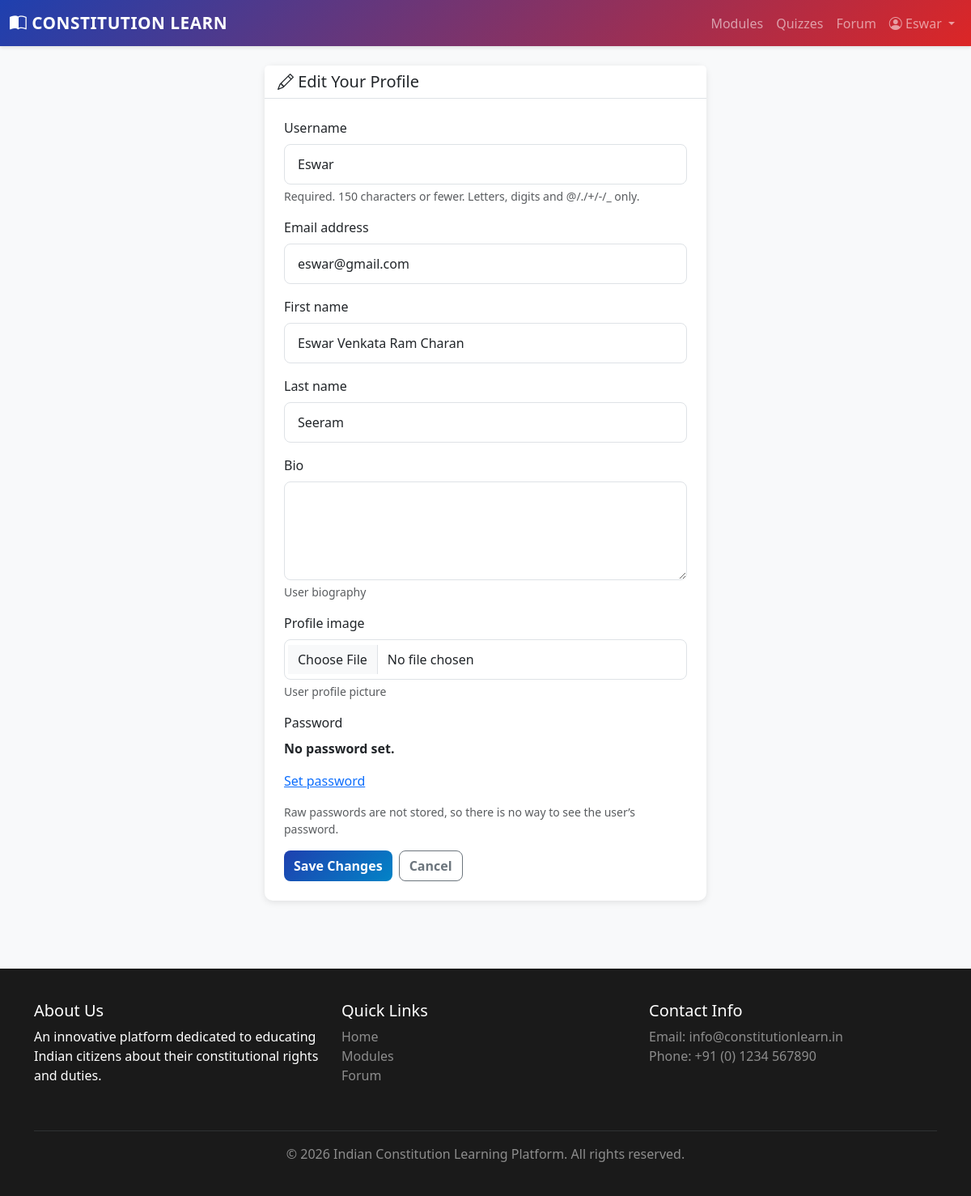
The app's page /profile/edit/ (signed in) with its own data.
### core/models.py (models this page shows, shortened)
class CustomUser(AbstractUser):
    ROLE_CHOICES = [
        ('admin', 'Administrator'),
        ('educator', 'Educator'),
        ('citizen', 'Citizen'),
    ]
    role = models.CharField(
        max_length=20,
        choices=ROLE_CHOICES,
        default='citizen',
        help_text='User role in the platform'
    )
    bio = models.TextField(
        blank=True,
        null=True,
        help_text='User biography'
    )
    profile_image = models.ImageField(
        upload_to='profiles/',
        blank=True,
        null=True,
        help_text='User profile picture'
    )
    is_email_verified = models.BooleanField(
        default=False,
        help_text='Email verification status'
    )
    created_at = models.DateTimeField(auto_now_add=True)
    updated_at = models.DateTimeField(auto_now=True)
    class Meta:
        db_table = 'custom_user'
        verbose_name = 'User'
        verbose_name_plural = 'Users'
        ordering = ['-created_at']
        indexes = [
            models.Index(fields=['role']),
            models.Index(fields=['email']),
        ]
    def is_educator(self):
        return self.role == 'educator'

### core/views.py (the view)
# urls.py: path('profile/edit/', views.edit_profile_view, name='edit_profile'),
@login_required(login_url='login')
def edit_profile_view(request):
    if request.method == 'POST':
        form = CustomUserChangeForm(request.POST, request.FILES, instance=request.user)
        if form.is_valid():
            form.save()
            messages.success(request, 'Profile updated successfully!')
            return redirect('profile')
    else:
        form = CustomUserChangeForm(instance=request.user)
    context = {'form': form}
    return render(request, 'core/edit_profile.html', context)

### core/forms.py
class CustomUserChangeForm(UserChangeForm):
    class Meta:
        model = CustomUser
        fields = ('username', 'email', 'first_name', 'last_name', 'bio', 'profile_image')
        widgets = {
            'username': forms.TextInput(attrs={'class': 'form-control', 'readonly': 'readonly'}),
            'email': forms.EmailInput(attrs={'class': 'form-control'}),
            'first_name': forms.TextInput(attrs={'class': 'form-control'}),
            'last_name': forms.TextInput(attrs={'class': 'form-control'}),
            'bio': forms.Textarea(attrs={'class': 'form-control', 'rows': 4}),
            'profile_image': forms.FileInput(attrs={'class': 'form-control'}),
        }

### templates/core/edit_profile.html (shortened to what this page needs)
{% extends "base.html" %}
{% block content %}
<div class="container">
    <div class="row justify-content-center">
        <div class="col-lg-6">
            <div class="card border-0 shadow-sm">
                <div class="card-header bg-white border-bottom">
                    <h5 class="mb-0"><i class="bi bi-pencil"></i> Edit Your Profile</h5>
                </div>
                <div class="card-body p-4">
                    <form method="post" enctype="multipart/form-data">
                        {% for field in form %}
                        <div class="mb-3">
                            <label for="{{ field.id_for_label }}" class="form-label">{{ field.label }}</label>
                            {% if field.field.widget.input_type == "textarea" %}
                                {{ field }}
                            {% else %}
                                {{ field }}
                            {% endif %}
                            {% if field.help_text %}
                            <small class="form-text text-muted d-block mt-1">{{ field.help_text|safe }}</small>
                            {% endif %}
                        </div>
                        {% endfor %}
                        <div class="d-flex gap-2">
                            <button type="submit" class="btn btn-primary">Save Changes</button>
                            <a href="{% url 'profile' %}" class="btn btn-outline-secondary">Cancel</a>
                        </div>
                    </form>
                </div>
            </div>
        </div>
    </div>
</div>
{% endblock %}

### templates/base.html (shortened to what this page needs)
<!DOCTYPE html>
<html lang="en">
<head>
    <link href="https://cdn.jsdelivr.net/npm/bootstrap@5.3.0/dist/css/bootstrap.min.css" rel="stylesheet">
    <link rel="stylesheet" href="https://cdn.jsdelivr.net/npm/bootstrap-icons@1.11.0/font/bootstrap-icons.css">
    {% load static %}
    <link rel="stylesheet" href="{% static 'css/style.css' %}">
</head>
<body>
    <nav class="navbar navbar-expand-lg navbar-dark sticky-top">
        <div class="container-fluid">
            <a class="navbar-brand" href="{% url 'home' %}">
                <i class="bi bi-book-half"></i> Constitution Learn
            </a>
            <div class="collapse navbar-collapse" id="navbarNav">
                <ul class="navbar-nav ms-auto">
                    <li class="nav-item">
                        <a class="nav-link" href="{% url 'module_list' %}">Modules</a>
                    </li>
                    <li class="nav-item">
                        <a class="nav-link" href="{% url 'quiz_list' %}">Quizzes</a>
                    </li>
                    <li class="nav-item">
                        <a class="nav-link" href="{% url 'thread_list' %}">Forum</a>
                    </li>
                    {% if user.is_authenticated %}
                        <li class="nav-item dropdown">
                            <a class="nav-link dropdown-toggle" href="#" id="navbarDropdown" role="button" data-bs-toggle="dropdown">
                                <i class="bi bi-person-circle"></i> {{ user.username }}
                            </a>
                        </li>
                    {% endif %}
                </ul>
            </div>
        </div>
    </nav>
    <main class="py-4">
        {% block content %}{% endblock %}
    </main>
    <footer>
        <div class="container">
            <div class="row">
                <div class="col-md-4 mb-4">
                    <h5>About Us</h5>
                    <p>An innovative platform dedicated to educating Indian citizens about their constitutional rights and duties.</p>
                </div>
                <div class="col-md-4 mb-4">
                    <h5>Quick Links</h5>
                    <ul class="list-unstyled">
                        <li><a href="{% url 'home' %}" class="text-decoration-none text-white-50">Home</a></li>
                        <li><a href="{% url 'module_list' %}" class="text-decoration-none text-white-50">Modules</a></li>
                        <li><a href="{% url 'thread_list' %}" class="text-decoration-none text-white-50">Forum</a></li>
                    </ul>
                </div>
                <div class="col-md-4 mb-4">
                    <h5>Contact Info</h5>
                    <p class="text-white-50">
                        Email: info@constitutionlearn.in<br>
                        Phone: +91 (0) 1234 567890
                    </p>
                </div>
            </div>
            <hr class="border-secondary">
            <div class="text-center">
                <p class="text-white-50 mb-0">&copy; 2026 Indian Constitution Learning Platform. All rights reserved.</p>
            </div>
        </div>
    </footer>
</body>
</html>

### static/css/style.css (style rules this page uses)
:root { --primary-color: #1e40af; --secondary-color: #dc2626; --success-color: #16a34a; --warning-color: #d97706; --danger-color: #dc2626; --info-color: #0284c7; --dark-color: #1a1a1a; --light-color: #f8f9fa; }
* { margin: 0; padding: 0; box-sizing: border-box; }
body { font-family: 'Segoe UI', Tahoma, Geneva, Verdana, sans-serif; background-color: #f8f9fa; color: #333; }
.navbar { background: linear-gradient(135deg, var(--primary-color) 0%, var(--secondary-color) 100%); box-shadow: 0 2px 8px rgba(0,0,0,0.1); }
.navbar-brand { font-weight: 700; font-size: 1.3rem; letter-spacing: 0.5px; text-transform: uppercase; }
.card { border: none; border-radius: 10px; box-shadow: 0 2px 8px rgba(0,0,0,0.1); transition: all 0.3s cubic-bezier(0.4, 0, 0.2, 1); }
.btn { border-radius: 8px; font-weight: 600; transition: all 0.3s ease; }
.btn-primary { background: linear-gradient(135deg, var(--primary-color), var(--info-color)); border: none; }
.form-control, .form-select { border-radius: 8px; border: 1px solid #e5e7eb; padding: 0.75rem 1rem; transition: all 0.3s ease; }
textarea.form-control { font-family: 'Courier New', monospace; resize: vertical; min-height: 120px; }
footer { background-color: var(--dark-color); color: white; padding: 3rem 0; margin-top: 4rem; }
footer a { color: #d1d5db; text-decoration: none; }
.shadow-sm { box-shadow: 0 2px 8px rgba(0,0,0,0.1) !important; }

### templates/base.html (style rules this page uses)
:root { --primary-color: #1e40af; --secondary-color: #dc2626; --success-color: #16a34a; }
body { font-family: 'Segoe UI', Tahoma, Geneva, Verdana, sans-serif; background-color: #f8f9fa; }
.navbar { background: linear-gradient(135deg, var(--primary-color) 0%, var(--secondary-color) 100%); box-shadow: 0 2px 4px rgba(0,0,0,0.1); }
.navbar-brand { font-weight: bold; font-size: 1.3rem; letter-spacing: 0.5px; }
.card { border: none; border-radius: 10px; box-shadow: 0 2px 8px rgba(0,0,0,0.1); transition: transform 0.3s, box-shadow 0.3s; }
.btn-primary { background-color: var(--primary-color); border-color: var(--primary-color); }
footer { background-color: #1a1a1a; color: white; padding: 40px 0; margin-top: 60px; }

### templates/core/edit_profile.html (style rules this page uses)
.form-control, .form-select { border-radius: 8px; border: 1px solid #dee2e6; }

### records on screen
CustomUser: username "Eswar", form "Eswar" "eswar@gmail.com" "Eswar Venkata Ram Charan" "Seeram" "No password set. Set password"

### other values on screen
{{ field.label }} "Username" "Email address" "First name" "Last name" "Bio" "Profile image" "Password"
{{ field.help_text|safe }} "Required. 150 characters or fewer. Letters, digits and @/./+/-/_ only." "User biography" "User profile picture" "Raw passwords are not stored, so there is no way to see the user’s password."
